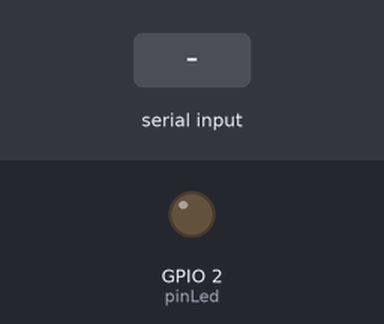
Recording of a sketch running on a simulated ESP32. Shown: output pins drawn as LEDs (lit = HIGH). The test bench sets the inputs (shaded band). Nothing arrives over Bluetooth unless stated; what the sketch prints to the serial monitor is not drawn.

Above: at 1.2 s.
1.3 s: "1" received over the second serial link
At 2.3 s:
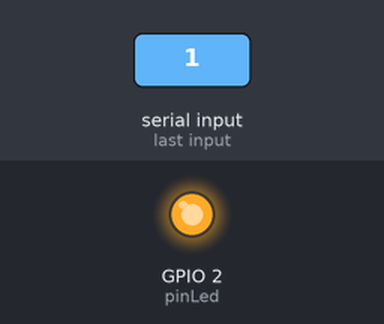
2.8 s: "0" received over the second serial link
At 3.4 s:
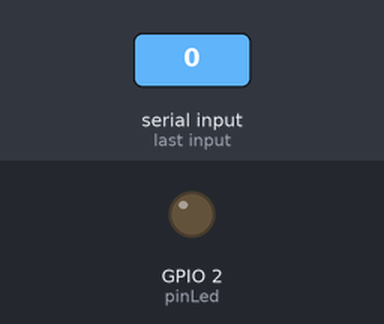
Timing chart, 0 to 5.8 s (numbered marks = the images above; inputs shaded):
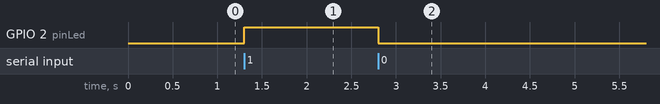

The sketch:

bluetooth_lef.ino
```cpp
#include<BluetoothSerial.h>

BluetoothSerial SerialBT;

const int pinLed = 2;

void setup() {

  Serial.begin(115200);
  pinMode(pinLed, OUTPUT);

  if(!SerialBT.begin("Muchsin_Tech")) {
    Serial.println("Gagal terkoneksi");

    while(1);
  }

  Serial.println("Bluetooth siap terkoneksi");

}

void loop() {

  if(SerialBT.available() > 0) {
    char data = SerialBT.read();

    switch(data) {
      case '0' :
        digitalWrite(pinLed, LOW);
        break;
      case '1' :
        digitalWrite(pinLed, HIGH);
        break;
      default :
        break;
    }
  }

}
```

Measured:
- after the input at 1.3 s, GPIO 2 (pinLed): LOW → HIGH at once
- after the input at 2.8 s, GPIO 2 (pinLed): HIGH → LOW at once
